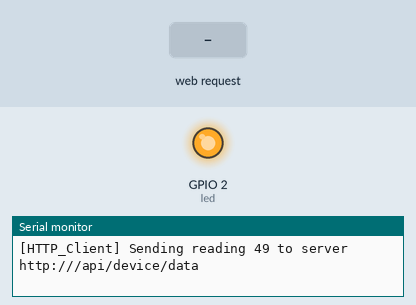
Bench run of a sketch on a simulated ESP8266 (NodeMCU). Parts: output pins drawn as LEDs (lit = HIGH), the last lines printed to the serial monitor. The test bench sets the inputs (shaded band). WiFi joins after 1.5 s; servers stay silent unless stated; uploads are accepted with an empty reply; random numbers use the default seed unless the sketch sets one.

Above: at 2.7 s.
2.8 s: HTTP request GET / received
4.3 s: HTTP request GET /api/device/led/toggle received
5.8 s: HTTP request GET /api/device/led/toggle received
At 7.1 s:
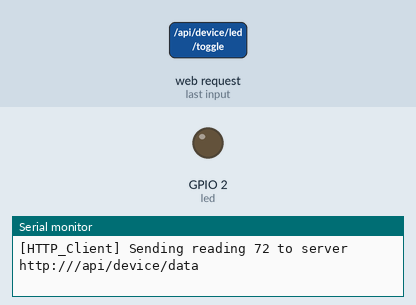
Timing chart, 0 to 8.8 s (numbered marks = the images above; inputs shaded):
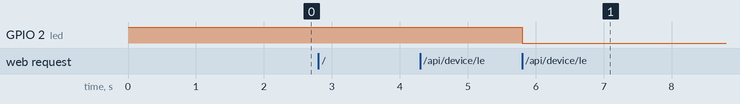

Measured:
- after the input at 5.8 s, GPIO 2 (led): HIGH → LOW at once

The sketch:

wifi_sketch.ino
```cpp
#include <ESP8266WiFi.h>
#include <WiFiClient.h>
#include <ESP8266HTTPClient.h>
#include <ESP8266WebServer.h>
#include <ESP8266mDNS.h>
#include "config.h"

ESP8266WebServer server(80);
HTTPClient client;

/* Global LED state */
const int led = LED_BUILTIN;
int LED_STATE = LOW;

/* Global counter to trip at every interval */
unsigned long last_updated_time = 0;
const long interval = 1000; // in milliseconds

/**
 * Service handler for '/'
 *
 * Send a simple 'hello' message as plain text
 */
void handleRoot() {
  Serial.println("[HTTP][Request] GET on /");
  server.send(200, "text/plain", "Hello, World!");
  Serial.println("[HTTP][Response] GET on /: 200");
}

/**
 * Service handler for unknown URLs
 */
void handleNotFound()
{
  String message = "Unknown API:";
  message += "URI: ";
  message += server.uri();
  server.send(404, "text/plain", message);
}

/**
 * Service handler for '/api/device/led/toggle'
 *
 * Toggles the state of the LED are returns a JSON response as {'status': 'true/false'}
 */
void handleLedToggle()
{
  const char *uri = "/api/device/led/toggle";
  Serial.print("[HTTP][Request] GET on ");
  Serial.println(uri);

  /* Toggle the global state and then write to the LED pin */
  LED_STATE = !LED_STATE;
  digitalWrite(led, LED_STATE);
  Serial.print("LED state is now ");
  Serial.println(LED_STATE);

  server.send(200, "application/json", "{\"success\": true}");
  Serial.print("[HTTP][Response] GET on ");
  Serial.print(uri);
  Serial.println(": 200");
}

/**
 * Setup function pointers for various service handlers for all supported URLs
 */
void registerHTTPServiceHandlers()
{
  server.on("/", handleRoot);
  server.on("/api/device/led/toggle", handleLedToggle);
  server.onNotFound(handleNotFound);
}

/**
 * Connect to a WiFi AP and print the DHCP-assigned IP address for this device
 */
void connectToWifi()
{
  Serial.print("[WiFi] Connecting to SSID ");
  Serial.print(ssid);
  WiFi.begin(ssid, password);
  /* Wait until the connection is complete */
  while (WiFi.status() != WL_CONNECTED) {
    delay(500);
    Serial.print(".");
  }

  Serial.println("");
  Serial.print("[WiFi] Connected to '");
  Serial.print(ssid);
  Serial.print("' with IP address: ");
  Serial.println(WiFi.localIP());

  /* Register this device on mDNS */
  if (MDNS.begin(mDNS_name)) {
    Serial.print("[WiFi] mDNS responder registered for domain name: ");
    Serial.println(mDNS_name);
  } else {
    Serial.print("[WiFi] Failed to register mDNS responder for domain name: ");
    Serial.println(mDNS_name);
  }
}

/**
 * Generate the full URL string for the POST API
 */
String getReportingURL()
{
  String URL = server_protocol;
  URL += server_address;
  URL += server_post_reading_api_endpoint;

  return URL;
}

/**
 * Every interval, send readings to the server
 */
void reportReadingToServer()
{
  unsigned long current_time = millis();

  if (current_time - last_updated_time >= interval) {
    last_updated_time = current_time;

    String server_url = getReportingURL();
    int reading = random(100);
    Serial.print("[HTTP_Client] Sending reading ");
    Serial.print(reading);
    Serial.print(" to server ");
    Serial.println(server_url);

    if (client.begin(server_url)) {
      client.addHeader("Content-Type", "application/json");
      String payload = "{\"reading\": ";
      payload += reading;
      payload += "}";
      int status_code = client.POST(payload);

      if (200 != status_code) {
        Serial.print("[HTTP_Client] Failed to send reading to server: ");
        Serial.println(status_code);
      }

      client.end();
    }
  }
}

/**
 * One-time bootstrap
 */
void setup(void)
{
  pinMode(led, OUTPUT);
  digitalWrite(led, 1);
  Serial.begin(115200);
  Serial.println("");

  connectToWifi();

  /* Start the HTTP server */
  registerHTTPServiceHandlers();
  server.begin();
  Serial.println("[HTTP] server started");
}

/**
 * Main loop
 */
void loop(void){
  server.handleClient();
  reportReadingToServer();
}
```

config.h
```cpp
const char* ssid = "";
const char* password = "";
const char* mDNS_name = "esp8266";

const char* server_address = "";
const char* server_protocol = "http://";
const char* server_post_reading_api_endpoint = "/api/device/data";
```
